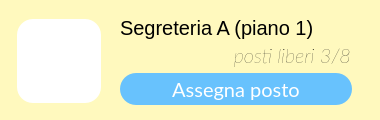
  <widget class="QWidget" name="widget_6" native="true">
   <property name="geometry">
    <rect>
     <x>440</x>
     <y>480</y>
     <width>380</width>
     <height>120</height>
    </rect>
   </property>
   <property name="minimumSize">
    <size>
     <width>100</width>
     <height>120</height>
    </size>
   </property>
   <property name="maximumSize">
    <size>
     <width>16777215</width>
     <height>120</height>
    </size>
   </property>
   <property name="styleSheet">
    <string notr="true">border-radius: 22px;
background-color:#fff9be;
border-width:0px;</string>
   </property>
   <widget class="QLabel" name="immagineLabel_24">
    <property name="geometry">
     <rect>
      <x>17</x>
      <y>19</y>
      <width>84</width>
      <height>84</height>
     </rect>
    </property>
    <property name="sizePolicy">
     <sizepolicy hsizetype="MinimumExpanding" vsizetype="MinimumExpanding">
      <horstretch>0</horstretch>
      <verstretch>0</verstretch>
     </sizepolicy>
    </property>
    <property name="minimumSize">
     <size>
      <width>84</width>
      <height>84</height>
     </size>
    </property>
    <property name="maximumSize">
     <size>
      <width>84</width>
      <height>84</height>
     </size>
    </property>
    <property name="styleSheet">
     <string notr="true">border-radius: 16px;
background-color: rgba(255, 255, 255, 255);</string>
    </property>
    <property name="text">
     <string/>
    </property>
    <property name="pixmap">
     <pixmap resource="res/res.qrc">:/icons/fax_FILL1_wght500_GRAD200_opsz48_risultato.png</pixmap>
    </property>
    <property name="scaledContents">
     <bool>true</bool>
    </property>
    <property name="alignment">
     <set>Qt::AlignCenter</set>
    </property>
    <property name="margin">
     <number>10</number>
    </property>
    <property name="indent">
     <number>10</number>
    </property>
   </widget>
   <widget class="QLabel" name="titoloLabel_13">
    <property name="geometry">
     <rect>
      <x>120</x>
      <y>12</y>
      <width>251</width>
      <height>31</height>
     </rect>
    </property>
    <property name="styleSheet">
     <string notr="true">font-size: 20px;
text-align: left;
background-color: rgba(255, 255, 255,0);
</string>
    </property>
    <property name="text">
     <string>Segreteria A (piano 1)</string>
    </property>
    <property name="alignment">
     <set>Qt::AlignLeading|Qt::AlignLeft|Qt::AlignVCenter</set>
    </property>
   </widget>
   <widget class="QLabel" name="titoloLabel_16">
    <property name="geometry">
     <rect>
      <x>120</x>
      <y>40</y>
      <width>231</width>
      <height>31</height>
     </rect>
    </property>
    <property name="font">
     <font>
      <family>Lato</family>
      <pointsize>14</pointsize>
      <weight>3</weight>
      <italic>true</italic>
      <bold>false</bold>
     </font>
    </property>
    <property name="styleSheet">
     <string notr="true">font-size: 20px;
text-align: left;
background-color: rgba(255, 255, 255,0);
font: 25 italic 14pt &quot;Lato&quot;;	</string>
    </property>
    <property name="text">
     <string>posti liberi 3/8</string>
    </property>
    <property name="alignment">
     <set>Qt::AlignRight|Qt::AlignTrailing|Qt::AlignVCenter</set>
    </property>
   </widget>
   <widget class="QPushButton" name="pushButton_10">
    <property name="geometry">
     <rect>
      <x>120</x>
      <y>73</y>
      <width>232</width>
      <height>32</height>
     </rect>
    </property>
    <property name="font">
     <font>
      <family>Lato</family>
      <pointsize>15</pointsize>
      <weight>50</weight>
      <italic>false</italic>
      <bold>false</bold>
     </font>
    </property>
    <property name="cursor">
     <cursorShape>PointingHandCursor</cursorShape>
    </property>
    <property name="autoFillBackground">
     <bool>false</bool>
    </property>
    <property name="styleSheet">
     <string notr="true">QPushButton{
 background-color:rgb(104, 194, 253);
 border-style: solid;
 border-radius:16px;
color: rgb(255, 255, 255);
	font: 15pt &quot;Lato&quot;;
}

QPushButton::hover{


	border-color : rgb(15, 138, 204);
	color: white;
border-width:0;
}

QPushButton::pressed{
	border-color:rgb(104, 194, 253);
	border-width:2;
	background-color : white;
	color:rgb(104, 194, 253);
}
</string>
    </property>
    <property name="text">
     <string>Assegna posto</string>
    </property>
   </widget>
  </widget>
